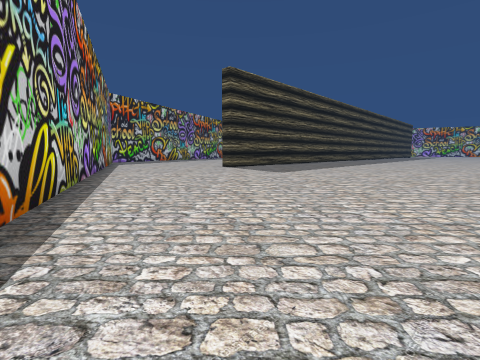
View 1 (above)

18 first-person views from a walk through a 3-D level made in the Unity game engine. The camera is 1.2 m above the floor, tilts 6° down and sees 85° across. The floor is counted in squares, 2 m on a side. Each view is taken from the middle of a square. On the plan, view 1 faces up. The plan holds only what a view shows up to about 9 squares ahead; the rest is blank. The place goes on beyond the plan.

View 2
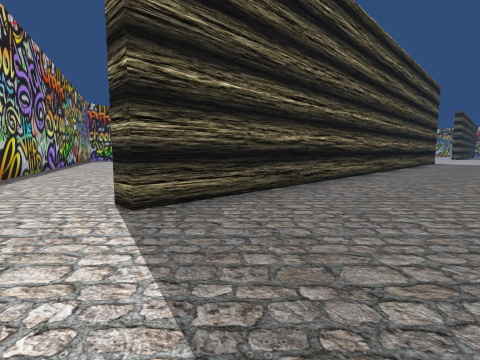

View 3
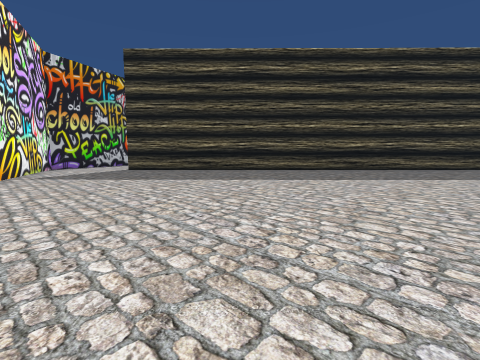

View 4
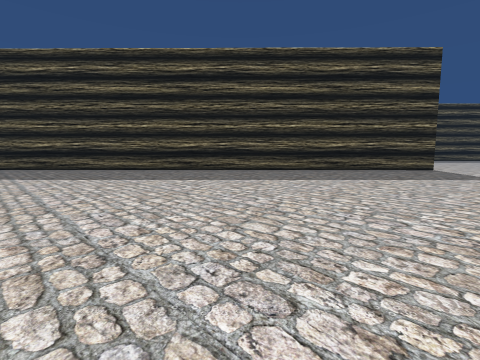

View 5
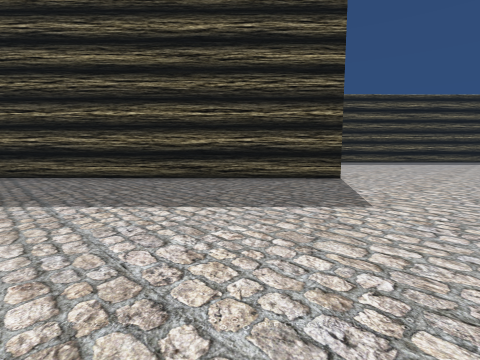

View 6
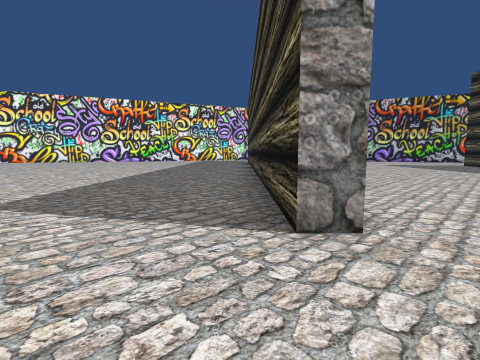

View 7
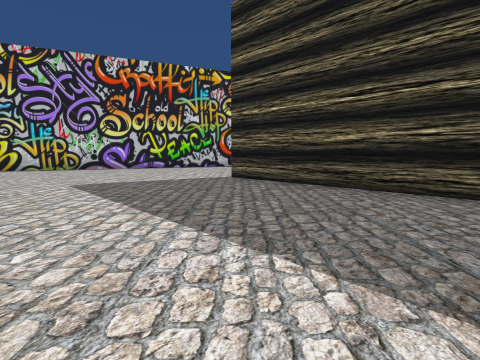

View 8
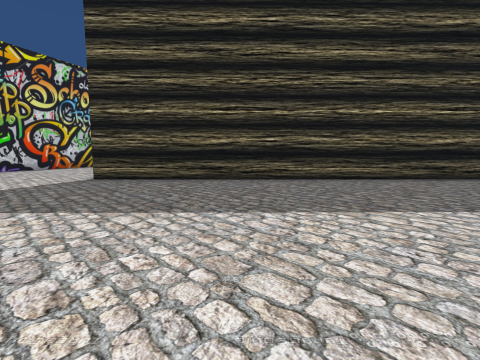

View 9
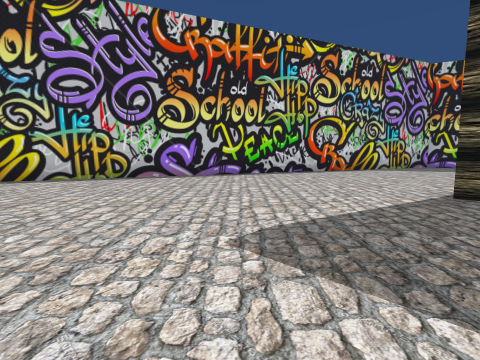

View 10
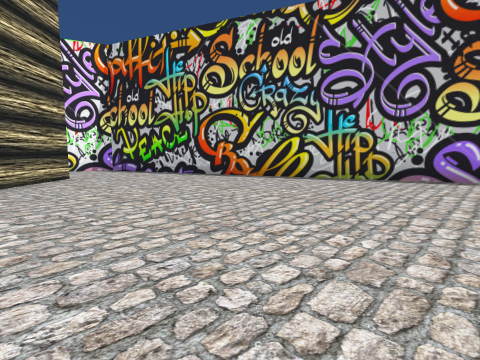

View 11
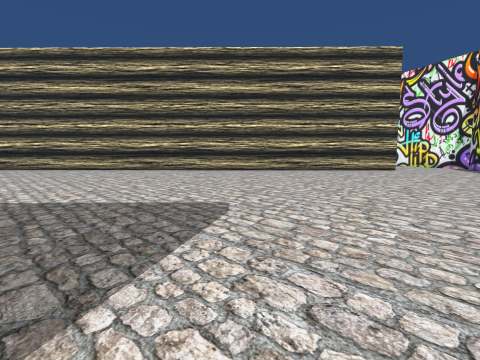

View 12
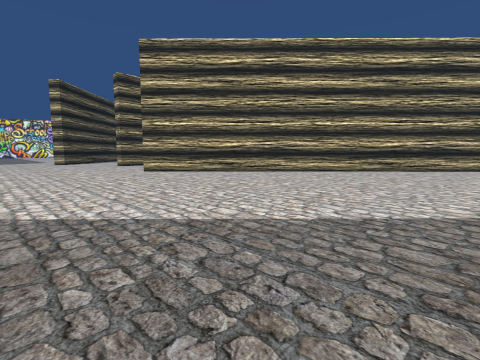

View 13
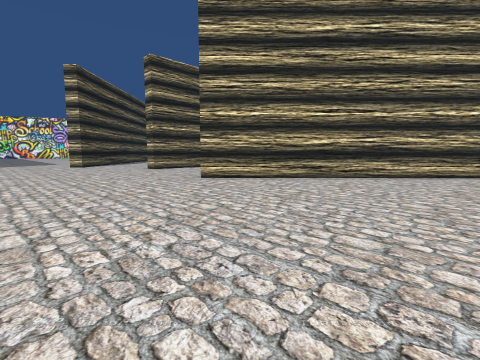

View 14
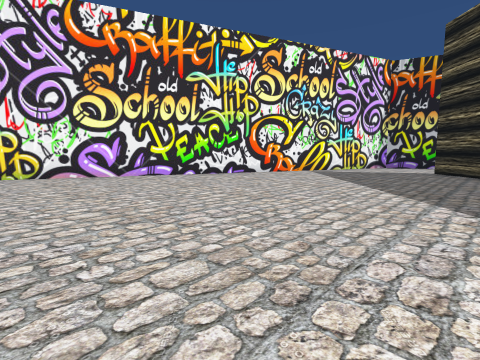

View 15
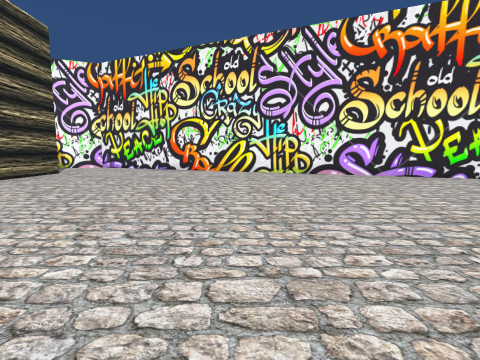

View 16
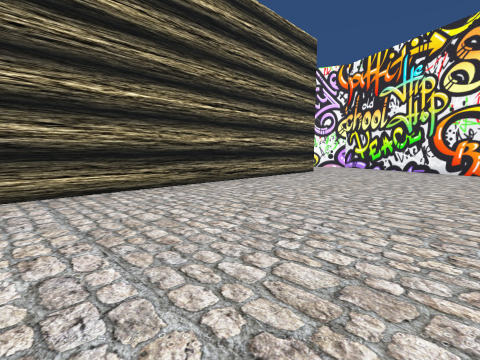

View 17
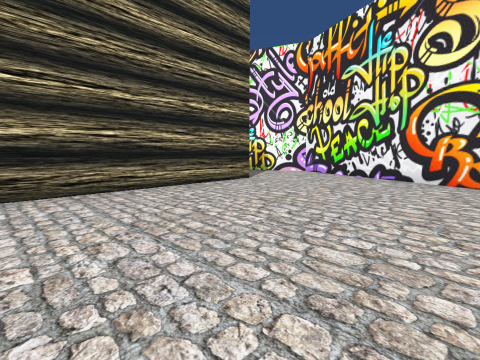

View 18
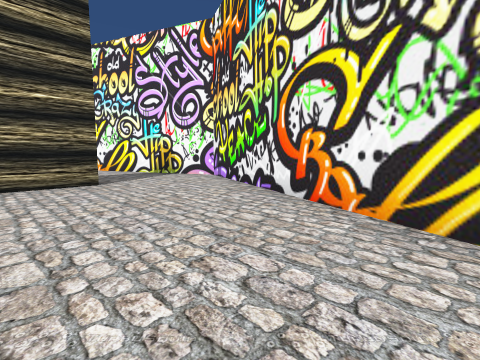

### Floor plan
Points are (right, up) in squares from view 1. A wall is a line through its corners. A room is listed if a view was taken in it or the views show most of it. See-through windows are left out.
Room 1 (views 1, 2, 3, 4, 5, 14, 15, 16, 17, 18)
walls: (17.2, -6.7) (17.1, 0.9); (13.4, 11) (1.9, -0.3) (1.5, 0); (-1.2, 0.1) (-0.2, -2.2) (17.5, -9.5) (20.7, -8.2)
ways out: opening at (0.5, 0) to room 2; opening at (15, 10.7) to room 2
Room 2 (views 6, 7, 8, 9, 10, 11, 12, 13)
walls: (4.3, 15.6) (-0.4, 10.7); (1.5, 0) (13, 11.3) (13.4, 11); (-6.1, 12.1) (-1.2, 0.1)
ways out: opening at (0.5, 0) to room 1; opening at (15, 10.7) to room 1

Positions as (right, up) in squares from view 1, and headings:
1: (0, 0), facing up
2: (3, -3), facing up
3: (11, -4), facing up-left
4: (15, 0), facing up-left
5: (16, 5), facing up-left
6: (15, 12), facing down-left
7: (6, 11), facing left
8: (6, 9), facing up-left
9: (3, 8), facing left
10: (3, 7), facing down-left
11: (-1, 10), facing down-right
12: (5, 15), facing down-right
13: (8, 15), facing down-right
14: (11, 1), facing down-left
15: (12, 1), facing down
16: (13, 1), facing down-right
17: (13, -2), facing down-right
18: (12, -5), facing down-right
